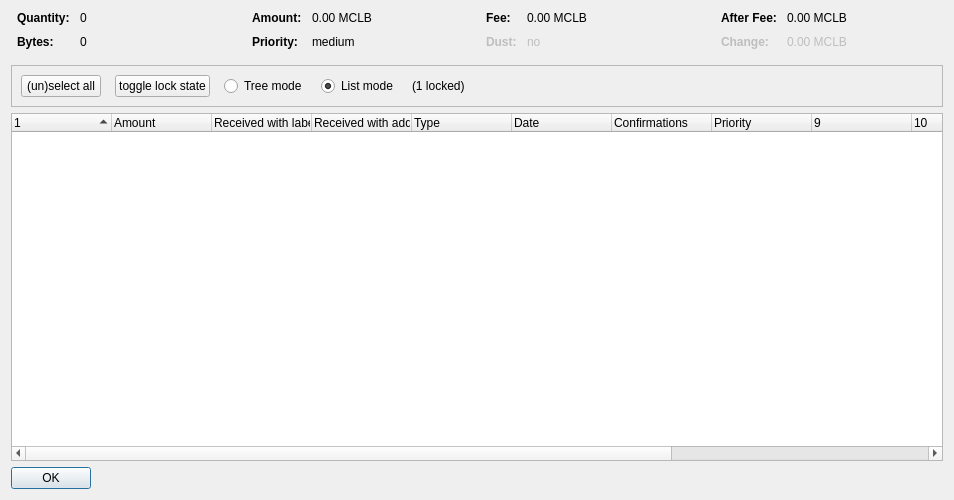
<?xml version="1.0" encoding="UTF-8"?>
<ui version="4.0">
 <class>CoinControlDialog</class>
 <widget class="QDialog" name="CoinControlDialog">
  <property name="geometry">
   <rect>
    <x>0</x>
    <y>0</y>
    <width>954</width>
    <height>500</height>
   </rect>
  </property>
  <property name="windowTitle">
   <string>Coin Selection</string>
  </property>
  <layout class="QVBoxLayout" name="verticalLayout">
   <item>
    <layout class="QHBoxLayout" name="horizontalLayoutTop" stretch="0,0,0,0">
     <property name="topMargin">
      <number>0</number>
     </property>
     <property name="bottomMargin">
      <number>10</number>
     </property>
     <item>
      <layout class="QFormLayout" name="formLayoutCoinControl1">
       <property name="horizontalSpacing">
        <number>10</number>
       </property>
       <property name="verticalSpacing">
        <number>10</number>
       </property>
       <property name="leftMargin">
        <number>6</number>
       </property>
       <property name="rightMargin">
        <number>6</number>
       </property>
       <item row="0" column="0">
        <widget class="QLabel" name="labelCoinControlQuantityText">
         <property name="font">
          <font>
           <weight>75</weight>
           <bold>true</bold>
          </font>
         </property>
         <property name="text">
          <string>Quantity:</string>
         </property>
        </widget>
       </item>
       <item row="0" column="1">
        <widget class="QLabel" name="labelCoinControlQuantity">
         <property name="cursor">
          <cursorShape>IBeamCursor</cursorShape>
         </property>
         <property name="contextMenuPolicy">
          <enum>Qt::ActionsContextMenu</enum>
         </property>
         <property name="text">
          <string notr="true">0</string>
         </property>
         <property name="textInteractionFlags">
          <set>Qt::LinksAccessibleByMouse|Qt::TextSelectableByKeyboard|Qt::TextSelectableByMouse</set>
         </property>
        </widget>
       </item>
       <item row="1" column="0">
        <widget class="QLabel" name="labelCoinControlBytesText">
         <property name="font">
          <font>
           <weight>75</weight>
           <bold>true</bold>
          </font>
         </property>
         <property name="text">
          <string>Bytes:</string>
         </property>
        </widget>
       </item>
       <item row="1" column="1">
        <widget class="QLabel" name="labelCoinControlBytes">
         <property name="cursor">
          <cursorShape>IBeamCursor</cursorShape>
         </property>
         <property name="contextMenuPolicy">
          <enum>Qt::ActionsContextMenu</enum>
         </property>
         <property name="text">
          <string notr="true">0</string>
         </property>
         <property name="textInteractionFlags">
          <set>Qt::LinksAccessibleByMouse|Qt::TextSelectableByKeyboard|Qt::TextSelectableByMouse</set>
         </property>
        </widget>
       </item>
      </layout>
     </item>
     <item>
      <layout class="QFormLayout" name="formLayoutCoinControl2">
       <property name="horizontalSpacing">
        <number>10</number>
       </property>
       <property name="verticalSpacing">
        <number>10</number>
       </property>
       <property name="leftMargin">
        <number>6</number>
       </property>
       <property name="rightMargin">
        <number>6</number>
       </property>
       <item row="0" column="0">
        <widget class="QLabel" name="labelCoinControlAmountText">
         <property name="font">
          <font>
           <weight>75</weight>
           <bold>true</bold>
          </font>
         </property>
         <property name="text">
          <string>Amount:</string>
         </property>
        </widget>
       </item>
       <item row="0" column="1">
        <widget class="QLabel" name="labelCoinControlAmount">
         <property name="cursor">
          <cursorShape>IBeamCursor</cursorShape>
         </property>
         <property name="contextMenuPolicy">
          <enum>Qt::ActionsContextMenu</enum>
         </property>
         <property name="text">
          <string notr="true">0.00 MCLB</string>
         </property>
         <property name="textInteractionFlags">
          <set>Qt::LinksAccessibleByMouse|Qt::TextSelectableByKeyboard|Qt::TextSelectableByMouse</set>
         </property>
        </widget>
       </item>
       <item row="1" column="0">
        <widget class="QLabel" name="labelCoinControlPriorityText">
         <property name="font">
          <font>
           <weight>75</weight>
           <bold>true</bold>
          </font>
         </property>
         <property name="text">
          <string>Priority:</string>
         </property>
        </widget>
       </item>
       <item row="1" column="1">
        <widget class="QLabel" name="labelCoinControlPriority">
         <property name="cursor">
          <cursorShape>IBeamCursor</cursorShape>
         </property>
         <property name="contextMenuPolicy">
          <enum>Qt::ActionsContextMenu</enum>
         </property>
         <property name="text">
          <string>medium</string>
         </property>
         <property name="textInteractionFlags">
          <set>Qt::LinksAccessibleByMouse|Qt::TextSelectableByKeyboard|Qt::TextSelectableByMouse</set>
         </property>
        </widget>
       </item>
      </layout>
     </item>
     <item>
      <layout class="QFormLayout" name="formLayoutCoinControl3">
       <property name="horizontalSpacing">
        <number>10</number>
       </property>
       <property name="verticalSpacing">
        <number>10</number>
       </property>
       <property name="leftMargin">
        <number>6</number>
       </property>
       <property name="rightMargin">
        <number>6</number>
       </property>
       <item row="0" column="0">
        <widget class="QLabel" name="labelCoinControlFeeText">
         <property name="font">
          <font>
           <weight>75</weight>
           <bold>true</bold>
          </font>
         </property>
         <property name="text">
          <string>Fee:</string>
         </property>
        </widget>
       </item>
       <item row="0" column="1">
        <widget class="QLabel" name="labelCoinControlFee">
         <property name="cursor">
          <cursorShape>IBeamCursor</cursorShape>
         </property>
         <property name="contextMenuPolicy">
          <enum>Qt::ActionsContextMenu</enum>
         </property>
         <property name="text">
          <string notr="true">0.00 MCLB</string>
         </property>
         <property name="textInteractionFlags">
          <set>Qt::LinksAccessibleByMouse|Qt::TextSelectableByKeyboard|Qt::TextSelectableByMouse</set>
         </property>
        </widget>
       </item>
       <item row="1" column="0">
        <widget class="QLabel" name="labelCoinControlLowOutputText">
         <property name="enabled">
          <bool>false</bool>
         </property>
         <property name="font">
          <font>
           <weight>75</weight>
           <bold>true</bold>
          </font>
         </property>
         <property name="text">
          <string>Dust:</string>
         </property>
        </widget>
       </item>
       <item row="1" column="1">
        <widget class="QLabel" name="labelCoinControlLowOutput">
         <property name="enabled">
          <bool>false</bool>
         </property>
         <property name="cursor">
          <cursorShape>IBeamCursor</cursorShape>
         </property>
         <property name="contextMenuPolicy">
          <enum>Qt::ActionsContextMenu</enum>
         </property>
         <property name="text">
          <string>no</string>
         </property>
         <property name="textInteractionFlags">
          <set>Qt::LinksAccessibleByMouse|Qt::TextSelectableByKeyboard|Qt::TextSelectableByMouse</set>
         </property>
        </widget>
       </item>
      </layout>
     </item>
     <item>
      <layout class="QFormLayout" name="formLayoutCoinControl4">
       <property name="horizontalSpacing">
        <number>10</number>
       </property>
       <property name="verticalSpacing">
        <number>10</number>
       </property>
       <property name="leftMargin">
        <number>6</number>
       </property>
       <property name="rightMargin">
        <number>6</number>
       </property>
       <item row="0" column="0">
        <widget class="QLabel" name="labelCoinControlAfterFeeText">
         <property name="font">
          <font>
           <weight>75</weight>
           <bold>true</bold>
          </font>
         </property>
         <property name="text">
          <string>After Fee:</string>
         </property>
        </widget>
       </item>
       <item row="0" column="1">
        <widget class="QLabel" name="labelCoinControlAfterFee">
         <property name="cursor">
          <cursorShape>IBeamCursor</cursorShape>
         </property>
         <property name="contextMenuPolicy">
          <enum>Qt::ActionsContextMenu</enum>
         </property>
         <property name="text">
          <string notr="true">0.00 MCLB</string>
         </property>
         <property name="textInteractionFlags">
          <set>Qt::LinksAccessibleByMouse|Qt::TextSelectableByKeyboard|Qt::TextSelectableByMouse</set>
         </property>
        </widget>
       </item>
       <item row="1" column="0">
        <widget class="QLabel" name="labelCoinControlChangeText">
         <property name="enabled">
          <bool>false</bool>
         </property>
         <property name="font">
          <font>
           <weight>75</weight>
           <bold>true</bold>
          </font>
         </property>
         <property name="text">
          <string>Change:</string>
         </property>
        </widget>
       </item>
       <item row="1" column="1">
        <widget class="QLabel" name="labelCoinControlChange">
         <property name="enabled">
          <bool>false</bool>
         </property>
         <property name="cursor">
          <cursorShape>IBeamCursor</cursorShape>
         </property>
         <property name="contextMenuPolicy">
          <enum>Qt::ActionsContextMenu</enum>
         </property>
         <property name="text">
          <string notr="true">0.00 MCLB</string>
         </property>
         <property name="textInteractionFlags">
          <set>Qt::LinksAccessibleByMouse|Qt::TextSelectableByKeyboard|Qt::TextSelectableByMouse</set>
         </property>
        </widget>
       </item>
      </layout>
     </item>
    </layout>
   </item>
   <item>
    <widget class="QFrame" name="frame">
     <property name="minimumSize">
      <size>
       <width>0</width>
       <height>40</height>
      </size>
     </property>
     <property name="frameShape">
      <enum>QFrame::StyledPanel</enum>
     </property>
     <property name="frameShadow">
      <enum>QFrame::Sunken</enum>
     </property>
     <layout class="QHBoxLayout" name="horizontalLayout">
      <item>
       <layout class="QHBoxLayout" name="horizontalLayoutPanel" stretch="0,0,0,0,0,0">
        <property name="spacing">
         <number>14</number>
        </property>
        <item>
         <widget class="QPushButton" name="pushButtonSelectAll">
          <property name="sizePolicy">
           <sizepolicy hsizetype="Maximum" vsizetype="Fixed">
            <horstretch>0</horstretch>
            <verstretch>0</verstretch>
           </sizepolicy>
          </property>
          <property name="text">
           <string>(un)select all</string>
          </property>
          <property name="autoDefault">
           <bool>false</bool>
          </property>
         </widget>
        </item>
        <item>
         <widget class="QPushButton" name="pushButtonToggleLock">
          <property name="sizePolicy">
           <sizepolicy hsizetype="Maximum" vsizetype="Fixed">
            <horstretch>0</horstretch>
            <verstretch>0</verstretch>
           </sizepolicy>
          </property>
          <property name="text">
           <string>toggle lock state</string>
          </property>
          <property name="autoDefault">
           <bool>false</bool>
          </property>
         </widget>
        </item>
        <item>
         <widget class="QRadioButton" name="radioTreeMode">
          <property name="sizePolicy">
           <sizepolicy hsizetype="Maximum" vsizetype="Fixed">
            <horstretch>0</horstretch>
            <verstretch>0</verstretch>
           </sizepolicy>
          </property>
          <property name="text">
           <string>Tree mode</string>
          </property>
         </widget>
        </item>
        <item>
         <widget class="QRadioButton" name="radioListMode">
          <property name="sizePolicy">
           <sizepolicy hsizetype="Maximum" vsizetype="Fixed">
            <horstretch>0</horstretch>
            <verstretch>0</verstretch>
           </sizepolicy>
          </property>
          <property name="text">
           <string>List mode</string>
          </property>
          <property name="checked">
           <bool>true</bool>
          </property>
         </widget>
        </item>
        <item>
         <widget class="QLabel" name="labelLocked">
          <property name="text">
           <string>(1 locked)</string>
          </property>
         </widget>
        </item>
        <item>
         <spacer name="horizontalSpacer">
          <property name="orientation">
           <enum>Qt::Horizontal</enum>
          </property>
          <property name="sizeHint" stdset="0">
           <size>
            <width>40</width>
            <height>20</height>
           </size>
          </property>
         </spacer>
        </item>
       </layout>
      </item>
     </layout>
    </widget>
   </item>
   <item>
    <widget class="CoinControlTreeWidget" name="treeWidget">
     <property name="contextMenuPolicy">
      <enum>Qt::CustomContextMenu</enum>
     </property>
     <property name="sortingEnabled">
      <bool>false</bool>
     </property>
     <property name="columnCount">
      <number>13</number>
     </property>
     <attribute name="headerShowSortIndicator" stdset="0">
      <bool>true</bool>
     </attribute>
     <attribute name="headerStretchLastSection">
      <bool>false</bool>
     </attribute>
     <column>
      <property name="text">
       <string/>
      </property>
     </column>
     <column>
      <property name="text">
       <string>Amount</string>
      </property>
     </column>
     <column>
      <property name="text">
       <string>Received with label</string>
      </property>
     </column>
     <column>
      <property name="text">
       <string>Received with address</string>
      </property>
     </column>
     <column>
      <property name="text">
       <string>Type</string>
      </property>
     </column>
     <column>
      <property name="text">
       <string>Date</string>
      </property>
     </column>
     <column>
      <property name="text">
       <string>Confirmations</string>
      </property>
      <property name="toolTip">
       <string>Confirmed</string>
      </property>
     </column>
     <column>
      <property name="text">
       <string>Priority</string>
      </property>
     </column>
     <column>
      <property name="text">
       <string/>
      </property>
     </column>
     <column>
      <property name="text">
       <string/>
      </property>
     </column>
     <column>
      <property name="text">
       <string/>
      </property>
     </column>
     <column>
      <property name="text">
       <string/>
      </property>
     </column>
     <column>
      <property name="text">
       <string/>
      </property>
     </column>
    </widget>
   </item>
   <item>
    <widget class="QDialogButtonBox" name="buttonBox">
     <property name="sizePolicy">
      <sizepolicy hsizetype="Maximum" vsizetype="Fixed">
       <horstretch>0</horstretch>
       <verstretch>0</verstretch>
      </sizepolicy>
     </property>
     <property name="orientation">
      <enum>Qt::Horizontal</enum>
     </property>
     <property name="standardButtons">
      <set>QDialogButtonBox::Ok</set>
     </property>
    </widget>
   </item>
  </layout>
 </widget>
 <customwidgets>
  <customwidget>
   <class>CoinControlTreeWidget</class>
   <extends>QTreeWidget</extends>
   <header>coincontroltreewidget.h</header>
  </customwidget>
 </customwidgets>
 <resources/>
 <connections/>
</ui>
